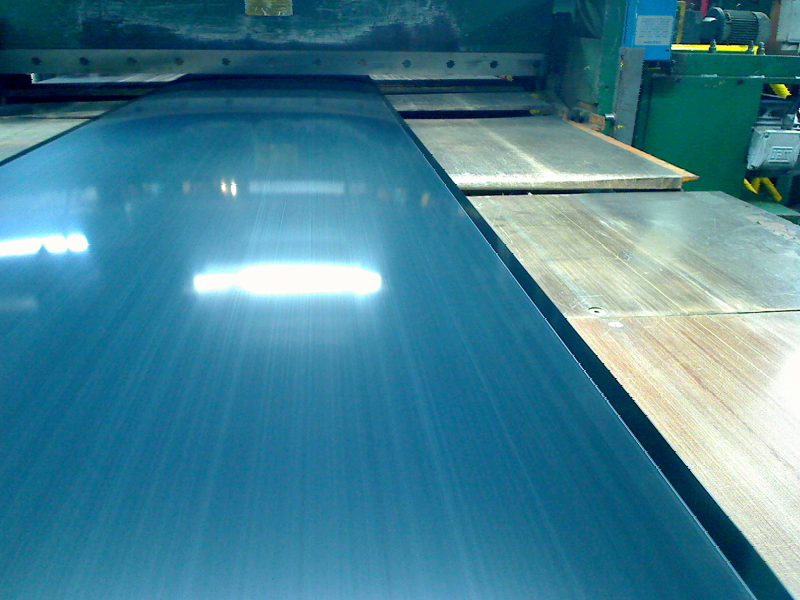
#> input picture original.png, 800 x 600 px
$ python ajuste_brilho.py
#> lines starting #> are read from the running program, lines starting #| are printed output that depends on the picture
import cv2
import numpy as np

img  = cv2.imread('original.png')
#> img is the input picture: shape (600, 800, 3); mean B, G, R 147.8, 128.6, 67.8

alpha = 2

#beta < 0, a imagem fica escura
#beta > 0, a imagem fica mais clara
beta = -250

resut = cv2.addWeighted(img, alpha, np.zeros(img.shape, img.dtype), 0, beta)
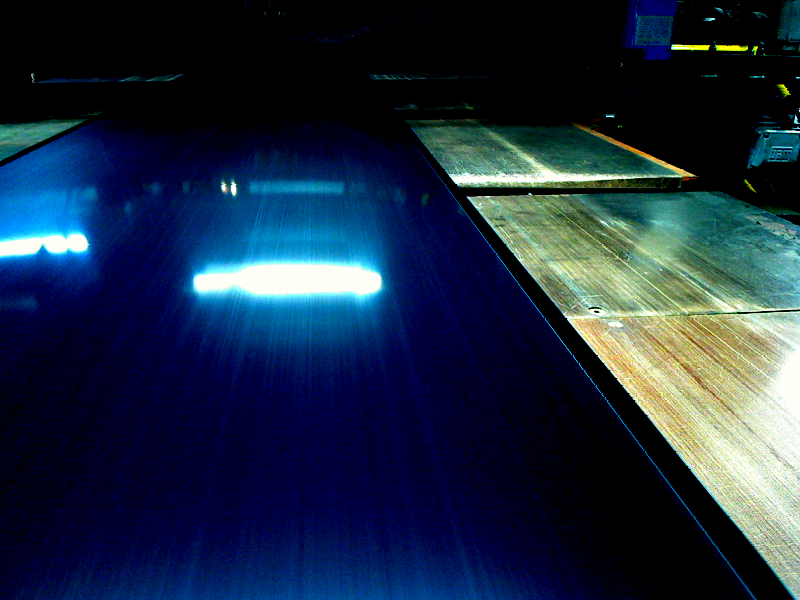
#> resut: shape (600, 800, 3); mean B, G, R 64.9, 43.6, 27.9
cv2.imwrite('ajuste.png', resut)
